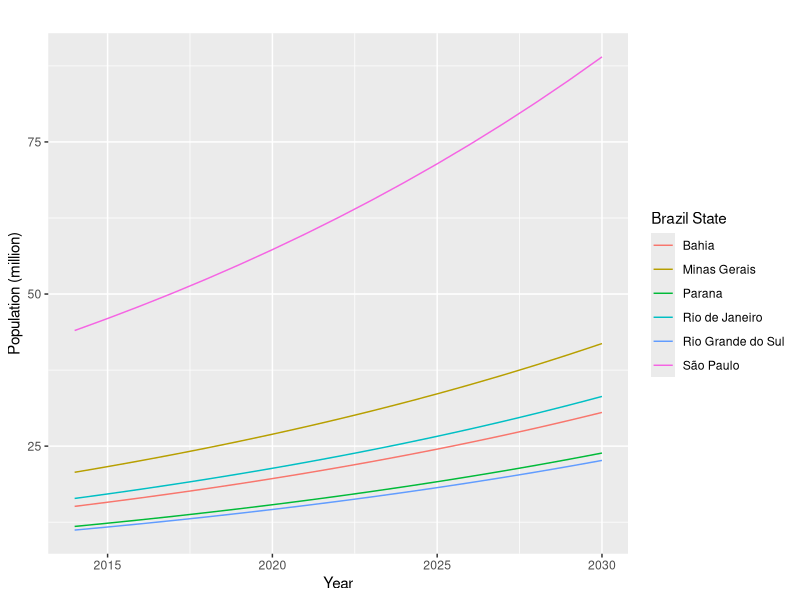

Generate this figure with R:
## ---- chunk 1

library(ggplot2)
year <- c(2014:2030)
rate <- 1 + 4.5/100
state <- as.character(c("São Paulo","Minas Gerais","Rio de Janeiro","Bahia","Rio Grande do Sul","Parana"))
population <- as.numeric(c(44,20.7,16.4,15.1,11.2,11.8))
my_result <- NULL
                
for (x in 1:length(state)) {
        my_pop <- NULL
        my_pop <- population[x]
        for (i in 1:(year[length(year)]-2014)) {
                my_pop[i+1] <- my_pop[i] * rate
        }
        my_pop <- data.frame(state[x],year,my_pop)
        my_result <- rbind(my_result,my_pop)
}
names(my_result) <- c("state","year","population")
                
ggplot(data = my_result, aes(x=year,y=population)) + 
        geom_line(aes(colour=state)) + ggtitle("") + 
        xlab("Year") + ylab("Population (million)") + labs(colour="Brazil State")
